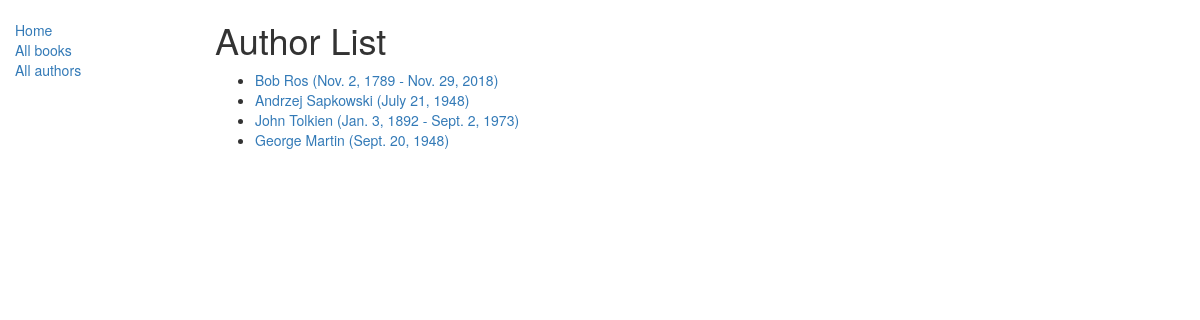
Screenshot of /catalog/authors/ with the database file from the repository.
### catalog/models.py (models this page shows, shortened)
class Author(models.Model):
    first_name = models.CharField(max_length=100)
    last_name = models.CharField(max_length=100)
    date_of_birth = models.DateField(null=True, blank=True)
    date_of_death = models.DateField('Died', null=True, blank=True)
    def get_absolute_url(self):
        return reverse('author-detail', args=[str(self.id)])

### catalog/views.py (the view)
class AuthorListView(generic.ListView):
    model = Author
    paginate_by = 10

### catalog/templates/catalog/author_list.html
{% extends "base_generic.html" %}
{% block content %}
    <h1>Author List</h1>
    {% if author_list %}
    <ul>
      {% for author in author_list %}
      <li>
        {% if author.date_of_death != None %}
        <a href="{{ author.get_absolute_url }}">{{ author.first_name }} {{author.last_name}} ({{author.date_of_birth}} - {{author.date_of_death}})</a>
        {% else %}
        <a href="{{ author.get_absolute_url }}">{{ author.first_name }} {{author.last_name}} ({{author.date_of_birth}})</a>
        {% endif %}
      </li>
      {% endfor %}
    </ul>
    {% else %}
      <p>There are no authors in the library.</p>
    {% endif %}
{% endblock %}

### rows the page displays
Author: first_name "Bob", last_name "Ros", date_of_birth "Nov. 2, 1789", date_of_death "Nov. 29, 2018"
Author: first_name "Andrzej", last_name "Sapkowski", date_of_birth "July 21, 1948"
Author: first_name "John", last_name "Tolkien", date_of_birth "Jan. 3, 1892", date_of_death "Sept. 2, 1973"
Author: first_name "George", last_name "Martin", date_of_birth "Sept. 20, 1948"
